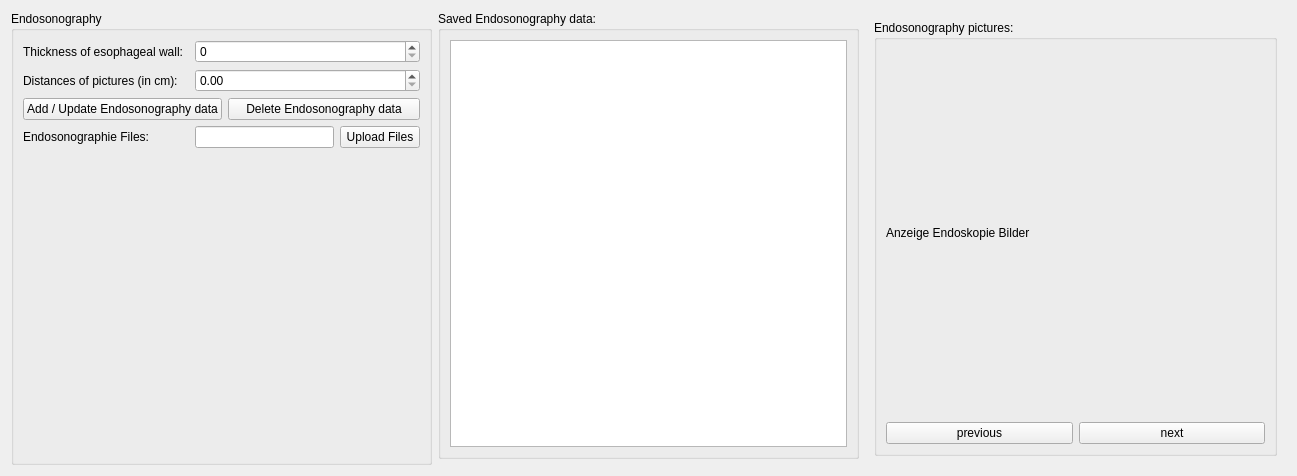
          <widget class="QWidget" name="ednosonography">
           <property name="geometry">
            <rect>
             <x>0</x>
             <y>0</y>
             <width>1297</width>
             <height>476</height>
            </rect>
           </property>
           <attribute name="label">
            <string>Endosonography</string>
           </attribute>
           <layout class="QGridLayout" name="gridLayout_29">
            <item row="0" column="2">
             <widget class="QGroupBox" name="groupBox_35">
              <property name="title">
               <string>Saved Endosonography data:</string>
              </property>
              <layout class="QGridLayout" name="gridLayout_44">
               <item row="0" column="0">
                <widget class="QTextEdit" name="textEdit_10"/>
               </item>
              </layout>
             </widget>
            </item>
            <item row="0" column="0" rowspan="2">
             <widget class="QGroupBox" name="groupBox_34">
              <property name="title">
               <string>Endosonography</string>
              </property>
              <layout class="QGridLayout" name="gridLayout_43">
               <item row="3" column="0" colspan="3">
                <layout class="QHBoxLayout" name="horizontalLayout_13">
                 <item>
                  <widget class="QPushButton" name="pushButton_11">
                   <property name="text">
                    <string>Add / Update Endosonography data</string>
                   </property>
                  </widget>
                 </item>
                 <item>
                  <widget class="QPushButton" name="manometrie_add_button_6">
                   <property name="text">
                    <string>Delete Endosonography data</string>
                   </property>
                  </widget>
                 </item>
                </layout>
               </item>
               <item row="1" column="0">
                <widget class="QLabel" name="label_87">
                 <property name="text">
                  <string>Distances of pictures (in cm):</string>
                 </property>
                </widget>
               </item>
               <item row="1" column="2">
                <widget class="QDoubleSpinBox" name="doubleSpinBox_45"/>
               </item>
               <item row="4" column="0">
                <widget class="QLabel" name="label_79">
                 <property name="text">
                  <string>Endosonographie Files:</string>
                 </property>
                </widget>
               </item>
               <item row="5" column="2">
                <spacer name="verticalSpacer_5">
                 <property name="orientation">
                  <enum>Qt::Vertical</enum>
                 </property>
                 <property name="sizeHint" stdset="0">
                  <size>
                   <width>20</width>
                   <height>40</height>
                  </size>
                 </property>
                </spacer>
               </item>
               <item row="4" column="2">
                <layout class="QHBoxLayout" name="horizontalLayout_6">
                 <item>
                  <widget class="QLineEdit" name="endoscno_textfield"/>
                 </item>
                 <item>
                  <widget class="QPushButton" name="endosono_upload_button">
                   <property name="text">
                    <string>Upload Files</string>
                   </property>
                  </widget>
                 </item>
                </layout>
               </item>
               <item row="0" column="0">
                <widget class="QLabel" name="label_77">
                 <property name="text">
                  <string>Thickness of esophageal wall:</string>
                 </property>
                </widget>
               </item>
               <item row="0" column="2">
                <widget class="QSpinBox" name="spinBox_3"/>
               </item>
              </layout>
             </widget>
            </item>
            <item row="0" column="3" rowspan="2">
             <widget class="QStackedWidget" name="stackedWidget_4">
              <widget class="QWidget" name="page">
               <layout class="QGridLayout" name="gridLayout_69">
                <item row="0" column="0">
                 <widget class="QGroupBox" name="groupBox_38">
                  <property name="title">
                   <string>Endosonography pictures:</string>
                  </property>
                  <layout class="QGridLayout" name="gridLayout_70">
                   <item row="1" column="0">
                    <layout class="QHBoxLayout" name="horizontalLayout_5">
                     <item>
                      <widget class="QPushButton" name="manometrie_delete_button_11">
                       <property name="text">
                        <string>previous</string>
                       </property>
                      </widget>
                     </item>
                     <item>
                      <widget class="QPushButton" name="pushButton_27">
                       <property name="text">
                        <string>next</string>
                       </property>
                      </widget>
                     </item>
                    </layout>
                   </item>
                   <item row="0" column="0">
                    <widget class="QLabel" name="label_80">
                     <property name="sizePolicy">
                      <sizepolicy hsizetype="Preferred" vsizetype="Expanding">
                       <horstretch>0</horstretch>
                       <verstretch>0</verstretch>
                      </sizepolicy>
                     </property>
                     <property name="text">
                      <string>Anzeige Endoskopie Bilder</string>
                     </property>
                    </widget>
                   </item>
                  </layout>
                 </widget>
                </item>
               </layout>
              </widget>
              <widget class="QWidget" name="page_4"/>
             </widget>
            </item>
           </layout>
          </widget>
